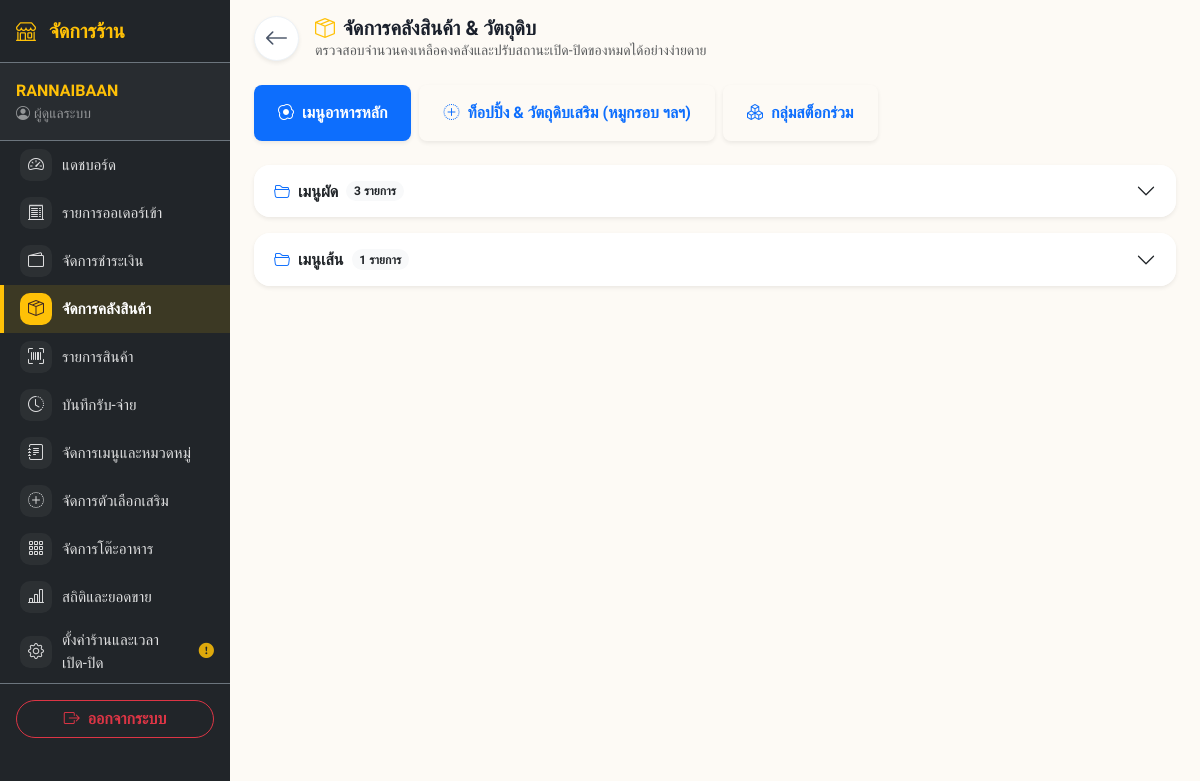
The page /owner/manage_stock.php (signed in) on the database its author committed.
### tables this page shows
CREATE TABLE `owner` (
  `owner_id` int(11) NOT NULL AUTO_INCREMENT,
  `username` varchar(50) NOT NULL,
  `password` varchar(255) NOT NULL,
  `email` varchar(100) DEFAULT NULL,
  `name` varchar(100) DEFAULT NULL,
  `phone` varchar(20) DEFAULT NULL,
  `logo_url` varchar(255) DEFAULT 'default_logo.png',
  `promptpay_qr` varchar(255) DEFAULT NULL,
  `bank_info` text DEFAULT NULL,
  `restaurant_name` varchar(255) DEFAULT NULL,
  `address` text DEFAULT NULL,
  `open_time` time DEFAULT NULL,
  `close_time` time DEFAULT NULL,
  `is_shop_open` tinyint(1) DEFAULT 0,
  `is_dinein_open` tinyint(1) NOT NULL DEFAULT 1,
  `is_takeaway_open` tinyint(1) NOT NULL DEFAULT 1,
  `max_queue` int(11) DEFAULT 20,
  `close_reason` varchar(255) DEFAULT '',
  `created_at` datetime DEFAULT current_timestamp(),
  `last_login` datetime DEFAULT NULL,
  `is_active` tinyint(1) DEFAULT 1,
  PRIMARY KEY (`owner_id`),
  UNIQUE KEY `username` (`username`)
);

CREATE TABLE `category` (
  `category_id` int(11) NOT NULL AUTO_INCREMENT,
  `category_name` varchar(100) NOT NULL,
  `is_active` tinyint(1) DEFAULT 1,
  PRIMARY KEY (`category_id`)
);

### owner/manage_stock.php (the view, shortened to what this page needs)
    <?php
include '../includes/header_owner.php';
include '../includes/nav_owner.php';
?>
<div class="main-content container-fluid pb-5 px-4 pt-3 text-dark">
    <div class="d-flex justify-content-between align-items-center mb-4">
        <div class="d-flex align-items-center">
            <a href="dashboard.php" class="btn btn-white rounded-circle me-3 shadow-sm d-flex align-items-center justify-content-center" style="width: 45px; height: 45px; border: 1px solid #edf2f7; background: #ffffff; color: #4a5568;" title="ย้อนกลับ">
                <i class="bi bi-arrow-left fs-4"></i>
            </a>
            <div>
                <h4 class="fw-bold mb-0" style="color: #1a202c; font-size: 1.25rem;">
                    <i class="bi bi-box-seam text-warning me-2"></i>จัดการคลังสินค้า & วัตถุดิบ
                </h4>
                <p class="text-muted small mb-0">ตรวจสอบจำนวนคงเหลือคงคลังและปรับสถานะเปิด-ปิดของหมดได้อย่างง่ายดาย</p>
            </div>
        </div>
    </div>
    <ul class="nav nav-pills mb-4 gap-2" id="stockTabs" role="tablist">
        <li class="nav-item" role="presentation">
            <button class="nav-link active rounded-3 px-4 py-3 fw-bold shadow-sm" id="items-tab" data-bs-toggle="pill" data-bs-target="#items-pane" type="button" role="tab">
                <i class="bi bi-egg-fried me-1"></i> เมนูอาหารหลัก
            </button>
        </li>
        <li class="nav-item" role="presentation">
            <button class="nav-link rounded-3 px-4 py-3 fw-bold shadow-sm" id="toppings-tab" data-bs-toggle="pill" data-bs-target="#toppings-pane" type="button" role="tab">
                <i class="bi bi-plus-circle-dotted me-1"></i> ท็อปปิ้ง & วัตถุดิบเสริม (หมูกรอบ ฯลฯ)
            </button>
        </li>
        <li class="nav-item" role="presentation">
            <button class="nav-link rounded-3 px-4 py-3 fw-bold shadow-sm" id="pools-tab" data-bs-toggle="pill" data-bs-target="#pools-pane" type="button" role="tab">
                <i class="bi bi-boxes me-1"></i> กลุ่มสต็อกร่วม
            </button>
        </li>
    </ul>
    <div class="tab-content" id="stockTabsContent">
        <div class="tab-pane fade show active" id="items-pane" role="tabpanel">
            <?php
            $items_by_cat_stock = [];
            $items_uncat_stock = [];
            $items_all_res = $conn->query("SELECT i.*, c.category_name, sp.pool_name, sp.stock_qty AS pool_stock_qty FROM item i LEFT JOIN category c ON i.category_id = c.category_id LEFT JOIN stock_pool sp ON sp.pool_id = i.stock_pool_id ORDER BY i.stock_qty ASC, i.item_id DESC");
            if ($items_all_res) {
                while ($m = $items_all_res->fetch_assoc()) {
                    if (!empty($m['category_id'])) {
                        $items_by_cat_stock[$m['category_id']][] = $m;
                    } else {
                        $items_uncat_stock[] = $m;
                    }
                }
            }
            $item_cats_stock = [];
            $item_cats_res = $conn->query("SELECT category_id, category_name FROM category ORDER BY category_name ASC");
            if ($item_cats_res) { while ($c = $item_cats_res->fetch_assoc()) { $item_cats_stock[] = $c; } }
            $has_any_item = !empty($items_by_cat_stock) || !empty($items_uncat_stock);
            ?>
            <?php if (!$has_any_item): ?>
                <div class="text-center py-5">
                    <i class="bi bi-box display-1 text-muted opacity-25"></i>
                    <p class="mt-3 text-muted">ยังไม่มีรายการเมนูในระบบ</p>
                </div>
            <?php else: ?>
            <div class="accordion" id="stockItemsAccordion">
                <?php foreach ($item_cats_stock as $c):
                    $cid = $c['category_id'];
                ?>
                <div class="accordion-item border-0 shadow-sm rounded-4 overflow-hidden mb-3">
                    <h2 class="accordion-header">
                        <button class="accordion-button collapsed fw-bold" type="button" data-bs-toggle="collapse" data-bs-target="#stockItemsCat<?= $cid ?>">
                            <i class="bi bi-folder2-open text-primary me-2"></i>
                            <?= htmlspecialchars($c['category_name']) ?>
                            <span class="badge bg-light text-dark rounded-pill ms-2"><?= count($items_by_cat_stock[$cid]) ?> รายการ</span>
                        </button>
                    </h2>
                </div>
                <?php endforeach; ?>
            </div>
            <?php endif; ?>
        </div>
    </div>
</div>
<?php include '../includes/footer_owner.php'; ?>

### includes/nav_owner.php (shortened to what this page needs)
<?php
$current_page = basename($_SERVER['PHP_SELF']);
$owner_name = "ผู้ดูแลระบบ";
$restaurant_name = "Owner System";
$owner_logo_url = "";
$owner_missing_qr = false;
if (isset($_SESSION['owner_id'])) {
    $o_id = $_SESSION['owner_id'];
    $stmt = $conn->prepare("SELECT name, restaurant_name, logo_url, promptpay_qr FROM owner WHERE owner_id = ?");
    $stmt->bind_param("i", $o_id);
    $stmt->execute();
    $result = $stmt->get_result();
    if ($result->num_rows > 0) {
        $o_info = $result->fetch_assoc();
        $owner_name = !empty($o_info['name']) ? $o_info['name'] : "ผู้ดูแลระบบ";
        $restaurant_name = !empty($o_info['restaurant_name']) ? $o_info['restaurant_name'] : "Owner System";
        $owner_logo_url = $o_info['logo_url'] ?? '';
        $owner_missing_qr = empty($o_info['promptpay_qr']);
    }
}
$owner_nav_items = [
    ['page' => 'dashboard.php',        'icon' => 'bi-speedometer2',      'label' => 'แดชบอร์ด'],
    ['page' => 'manage_orders.php',    'icon' => 'bi-receipt-cutoff',    'label' => 'รายการออเดอร์เข้า'],
    ['page' => 'manage_payments.php',  'icon' => 'bi-wallet2',           'label' => 'จัดการชำระเงิน'],
    ['page' => 'manage_stock.php',     'icon' => 'bi-box-seam',          'label' => 'จัดการคลังสินค้า'],
    ['page' => 'product_list.php',     'icon' => 'bi-upc-scan',          'label' => 'รายการสินค้า'],
    ['page' => 'stock_transactions.php', 'icon' => 'bi-clock-history',   'label' => 'บันทึกรับ-จ่าย'],
    ['page' => 'manage_menu.php',      'icon' => 'bi-journal-text',      'label' => 'จัดการเมนูและหมวดหมู่'],
    ['page' => 'manage_toppings.php',  'icon' => 'bi-plus-circle-dotted','label' => 'จัดการตัวเลือกเสริม'],
    ['page' => 'manage_tables.php',    'icon' => 'bi-grid-3x3-gap',      'label' => 'จัดการโต๊ะอาหาร'],
    ['page' => 'reports.php',          'icon' => 'bi-bar-chart-line',    'label' => 'สถิติและยอดขาย'],
    [
        'page' => 'settings.php', 'icon' => 'bi-gear', 'label' => 'ตั้งค่าร้านและเวลาเปิด-ปิด',
        'warn' => $owner_missing_qr, 'warn_title' => 'ยังไม่ได้แนบ QR Code รับเงิน ลูกค้าโอนเงินตอนสั่งกลับบ้านจะไม่เห็น QR ให้สแกนจ่าย',
    ],
];
?>
<div class="owner-shell d-flex">
  <div class="offcanvas-lg offcanvas-start owner-sidebar bg-dark text-white" tabindex="-1" id="ownerSidebar">
    <div class="offcanvas-header border-bottom border-secondary d-flex justify-content-between align-items-center">
      <h5 class="offcanvas-title fw-bold text-warning m-0">
        <?php if (!empty($owner_logo_url) && $owner_logo_url !== 'default_logo.png'): ?>
            <img src="<?= BASE_URL ?>assets/images/logos/<?= htmlspecialchars($owner_logo_url) ?>" alt="logo" style="width:36px;height:36px;object-fit:cover;border-radius:50%;" class="me-2">
        <?php else: ?>
            <i class="bi bi-shop me-2"></i>
        <?php endif; ?>
        จัดการร้าน
      </h5>
    </div>
    <div class="offcanvas-body p-0 d-flex flex-column">
      <div class="owner-sidebar-brand d-none d-lg-block px-3 py-3 border-bottom border-secondary">
        <div class="fw-bold text-warning text-truncate"><?= htmlspecialchars($restaurant_name) ?></div>
        <div class="small text-white-50 text-truncate"><i class="bi bi-person-circle me-1"></i><?= htmlspecialchars($owner_name) ?></div>
      </div>
      <ul class="nav flex-column flex-grow-1 mt-2 mt-lg-0">
        <?php foreach ($owner_nav_items as $item): ?>
        <li class="nav-item">
          <a class="owner-nav-link nav-link text-white py-2 px-3 d-flex align-items-center <?= ($current_page == $item['page']) ? 'active' : ''; ?>" href="../owner/<?= $item['page'] ?>">
            <span class="owner-nav-icon"><i class="bi <?= $item['icon'] ?>"></i></span>
            <span><?= $item['label'] ?></span>
            <?php if ($item['page'] === 'settings.php'): ?>
                <i id="navQrWarnIcon" class="bi bi-exclamation-circle-fill text-warning ms-2" title="<?= htmlspecialchars($item['warn_title'] ?? 'ต้องตรวจสอบการตั้งค่า') ?>" style="<?= empty($item['warn']) ? 'display:none;' : '' ?>"></i>
            <?php elseif (!empty($item['warn'])): ?>
                <i class="bi bi-exclamation-circle-fill text-warning ms-2" title="<?= htmlspecialchars($item['warn_title'] ?? 'ต้องตรวจสอบการตั้งค่า') ?>"></i>
            <?php endif; ?>
          </a>
        </li>
        <?php endforeach; ?>
      </ul>
      <div class="p-3 border-top border-secondary">
        <a href="../logout.php" class="btn btn-outline-danger w-100 rounded-pill fw-bold" onclick="return ownerConfirmNavigate(event, 'ยืนยันออกจากระบบ?', '../logout.php')">
            <i class="bi bi-box-arrow-right me-2"></i>ออกจากระบบ
        </a>
      </div>
    </div>
  </div>
  <div class="owner-main flex-grow-1">

### assets/css/owner.css (style rules this page uses)
:root { --bg-body: #fdfaf5; --primary-brown: #795548; --dark-brown: #3e2723; --accent-soft: #d7ccc8; }
body { font-family: 'Sarabun', sans-serif; background-color: var(--bg-body); color: var(--dark-brown); }
h1, h2, h3, h4, h5, .font-mitr { font-family: 'Mitr', sans-serif; }
.owner-shell { align-items: stretch; min-height: 100vh; }
.owner-sidebar { --bs-offcanvas-width: min(78vw, 300px); }
@media (min-width: 992px) { .owner-sidebar { width: 230px; flex-shrink: 0; position: sticky; top: 0; height: 100vh; overflow-y: auto; } }
@media (min-width: 992px) { .owner-shell { background-color: #212529; } }
.owner-main { min-width: 0; background-color: var(--bg-body); }
@media (min-width: 992px) { body { padding-top: 0 !important; } }
.owner-sidebar-brand { background-color: rgba(255, 255, 255, 0.03); }
.owner-nav-link { display: flex; align-items: center; gap: 10px; font-size: 0.95rem; border-left: 4px solid transparent; opacity: 0.85; transition: 0.2s; }
.owner-nav-link.active { opacity: 1; background-color: rgba(255, 193, 7, 0.12); border-left-color: #ffc107; color: #fff; font-weight: bold; }
.owner-nav-icon { display: inline-flex; align-items: center; justify-content: center; width: 32px; height: 32px; min-width: 32px; border-radius: 10px; background-color: rgba(255, 255, 255, 0.06); font-size: 1rem; transition: 0.2s; }
.owner-nav-link.active .owner-nav-icon { background-color: #ffc107; color: #3e2723; }

### includes/header_owner.php (style rules this page uses)
@media (min-width: 992px) { body { padding-top: 0 !important; } }

### rows shown on the page
owner: restaurant_name "RANNAIBAAN", name "ผู้ดูแลระบบ"
category: category_name "เมนูผัด", category_id "3"
category: category_name "เมนูเส้น", category_id "1"

### other values the page prints
$item['label'] "แดชบอร์ด"
$item['label'] "รายการออเดอร์เข้า"
$item['label'] "จัดการชำระเงิน"
$item['label'] "จัดการคลังสินค้า"
$item['label'] "รายการสินค้า"
$item['label'] "บันทึกรับ-จ่าย"
$item['label'] "จัดการเมนูและหมวดหมู่"
$item['label'] "จัดการตัวเลือกเสริม"
$item['label'] "จัดการโต๊ะอาหาร"
$item['label'] "สถิติและยอดขาย"
$item['label'] "ตั้งค่าร้านและเวลาเปิด-ปิด"
